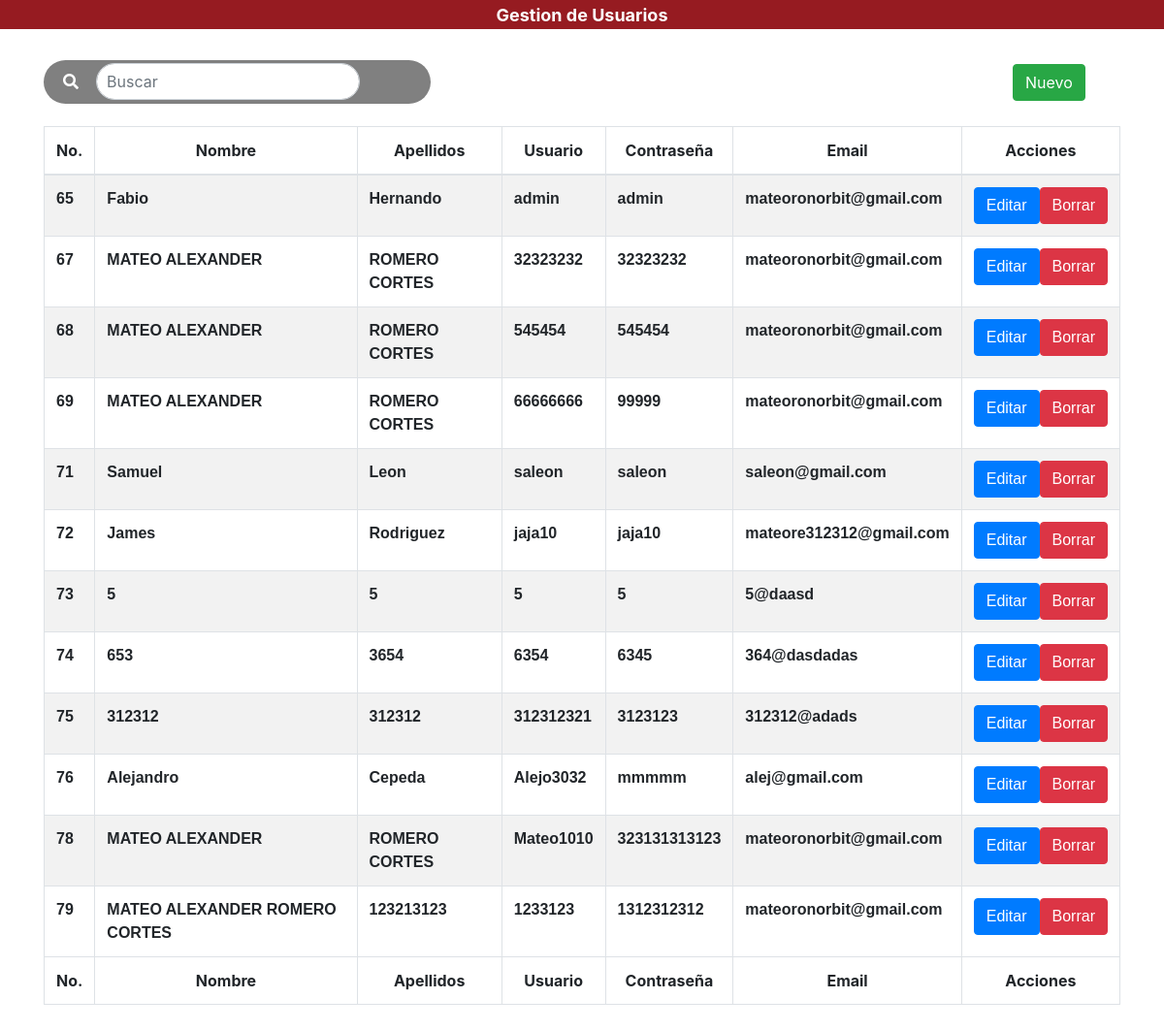
The page /SureManagment/vista/modulos/gestion_usuarios/facturacion.php on the database its author committed.
### tables this page shows
CREATE TABLE `usuarios` (
  `id_usuario` int(11) NOT NULL,
  `nombres` varchar(32) NOT NULL,
  `apellidos` varchar(32) NOT NULL,
  `usuario` varchar(16) NOT NULL,
  `contraseña` varchar(32) NOT NULL,
  `email` varchar(32) NOT NULL
);

### SureManagment/vista/modulos/gestion_usuarios/facturacion.php (the view, shortened to what this page needs)
<!DOCTYPE html>
<html lang="es">
  <head>
  </head>
  <body id="bodyp">
  <link rel='stylesheet' href='https://cdnjs.cloudflare.com/ajax/libs/font-awesome/5.12.1/css/all.min.css'>
    <link rel="stylesheet" href="../../../css/bootstrap.min.css">
    <link rel="stylesheet" href="../../../css/main.css">
    <link rel="stylesheet" type="text/css" href="../../../css/datatables.min.css"/>
     <header>
         <h4 class="text-center text-light" style="background-color:#961b21;"><span style="background-color:rgba(0,0,0,0);" class="badge badge-danger">Gestion de Usuarios</span></h4>
     </header>
    <br>
    <div class="container">
        <div class="row">
                <div class="col-lg-12">
                    <div class="table-responsive">
                    <div style="z-index:-1; position: absolute; width: 35%; height: 45px; border-radius:30px; background-color:grey;"></div><div class="buscarbtn" style="width:100%;background-color: rgba(68, 220, 38,0); display:inline-block; border-radius: 30px; padding-left: 20px; padding-right: 1px;"><i class="fas fa-search" style="color: white;"></i>&nbsp &nbsp <input placeholder="Buscar" style=" padding-left:10px;display: inline; border-radius: 30px; margin-top: 3px;margin-bottom: 3px; width: 100%; position: relative; margin-right: 1px;" class="form-control col-md-3 light-table-filter" data-table="order-table" id="searchh" type="text"></div> <br>
                    <div class="col-lg-12">
                          <button id="btnNuevo" type="button" class="btn btn-success" data-toggle="modal" style="position:absolute;left:90%;top:-40px;">Nuevo</button>
                    </div>
                    <br>
                        <table id="tablaPersonas" class="table table-striped table-bordered table-condensed order-table " style="width:100%">
                            <thead class="text-center">
                                <tr>
                                    <th>No.</th>
                                    <th>Nombre</th>
                                    <th>Apellidos</th>
                                    <th>Usuario</th>
                                    <th>Contraseña</th>
                                    <th>Email</th>
                                    <th colspan="2">Acciones</th>
                                </tr>
                            </thead>
                            <tbody style="font-weight:normal;font-family:arial;">
                                <?php
                                    $conn = mysqli_connect("localhost","root","","suremanagement");
                                    if ($conn -> connect_error){
                                        echo "Error en la conexion";
                                    }else{
                                        $consulta = mysqli_query($conn, "SELECT * FROM usuarios");
                                        while($reg = mysqli_fetch_array($consulta)){
                                            echo '<tr>
                                            <th>'.$reg['id_usuario'].'</th>
                                            <th>'.$reg['nombres'].'</th>
                                            <th>'.$reg['apellidos'].'</th>
                                            <th>'.$reg['usuario'].'</th>
                                            <th>'.$reg['contraseña'].'</th>
                                            <th>'.$reg['email'].'</th>
                                            <th><div class="text-center"><div class="btn-group"><form id="fused'.$reg['id_usuario'].'"><input type="hidden" value="'.$reg['id_usuario'].'"><input type="submit" value="Editar" class="btn btn-primary btnEditar" onclick="editus'.$reg['id_usuario'].'()"></form><form id="fusel'.$reg['id_usuario'].'"><input type="hidden" value="'.$reg['id_usuario'].'"><input type="submit" value="Borrar"class="btn btn-danger btnBorrar"></div></form></div></th>
                                            </tr>';
                                        }
                                    }
                                ?>
                                </tbody>
                            <tfoot align="center">
                                <tr>
                                    <th>No.</th>
                                    <th>Nombre</th>
                                    <th>Apellidos</th>
                                    <th>Usuario</th>
                                    <th>Contraseña</th>
                                    <th>Email</th>
                                    <th colspan="3">Acciones</th>
                                </tr>
                            </tfoot>
                       </table>
                    </div>
                </div>
        </div>
    </div>
<br>
<br>
  </body>
</html>

### SureManagment/css/main.css (style rules this page uses)
header { background:#007bff; }

### rows shown on the page
usuarios: id_usuario "65", nombres "Fabio", apellidos "Hernando", usuario "admin", contraseña "admin", email "mateoronorbit@gmail.com"
usuarios: id_usuario "67", nombres "MATEO ALEXANDER", apellidos "ROMERO CORTES", usuario "32323232", contraseña "32323232", email "mateoronorbit@gmail.com"
usuarios: id_usuario "68", nombres "MATEO ALEXANDER", apellidos "ROMERO CORTES", usuario "545454", contraseña "545454", email "mateoronorbit@gmail.com"
usuarios: id_usuario "69", nombres "MATEO ALEXANDER", apellidos "ROMERO CORTES", usuario "66666666", contraseña "99999", email "mateoronorbit@gmail.com"
usuarios: id_usuario "71", nombres "Samuel", apellidos "Leon", usuario "saleon", contraseña "saleon", email "saleon@gmail.com"
usuarios: id_usuario "72", nombres "James", apellidos "Rodriguez", usuario "jaja10", contraseña "jaja10", email "mateore312312@gmail.com"
usuarios: id_usuario "73", nombres "5", apellidos "5", usuario "5", contraseña "5", email "5@daasd"
usuarios: id_usuario "74", nombres "653", apellidos "3654", usuario "6354", contraseña "6345", email "364@dasdadas"
usuarios: id_usuario "75", nombres "312312", apellidos "312312", usuario "312312321", contraseña "3123123", email "312312@adads"
usuarios: id_usuario "76", nombres "Alejandro", apellidos "Cepeda", usuario "Alejo3032", contraseña "mmmmm", email "alej@gmail.com"
usuarios: id_usuario "78", nombres "MATEO ALEXANDER", apellidos "ROMERO CORTES", usuario "Mateo1010", contraseña "323131313123", email "mateoronorbit@gmail.com"
usuarios: id_usuario "79", nombres "MATEO ALEXANDER ROMERO CORTES", apellidos "123213123", usuario "1233123", contraseña "1312312312", email "mateoronorbit@gmail.com"
